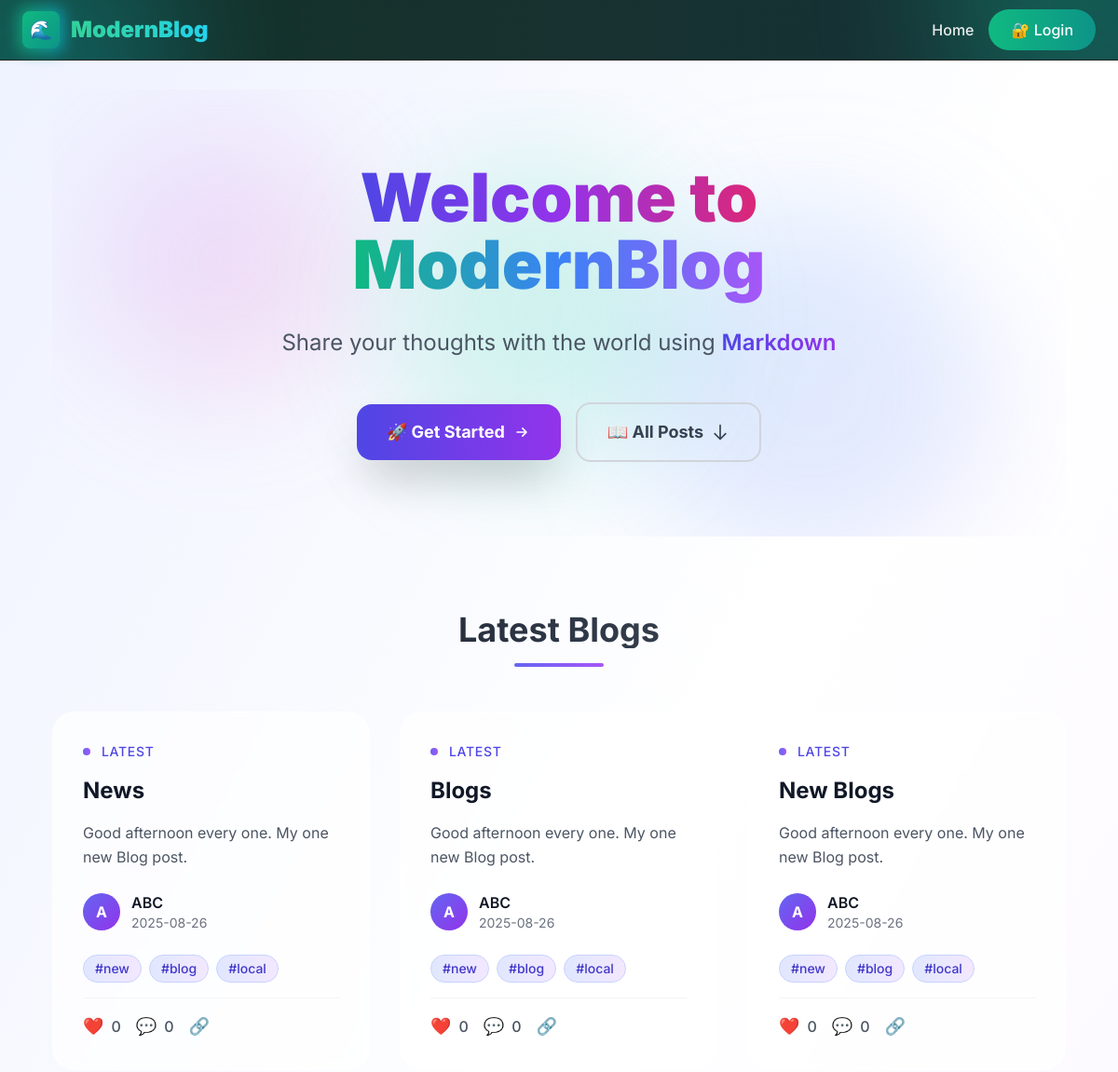
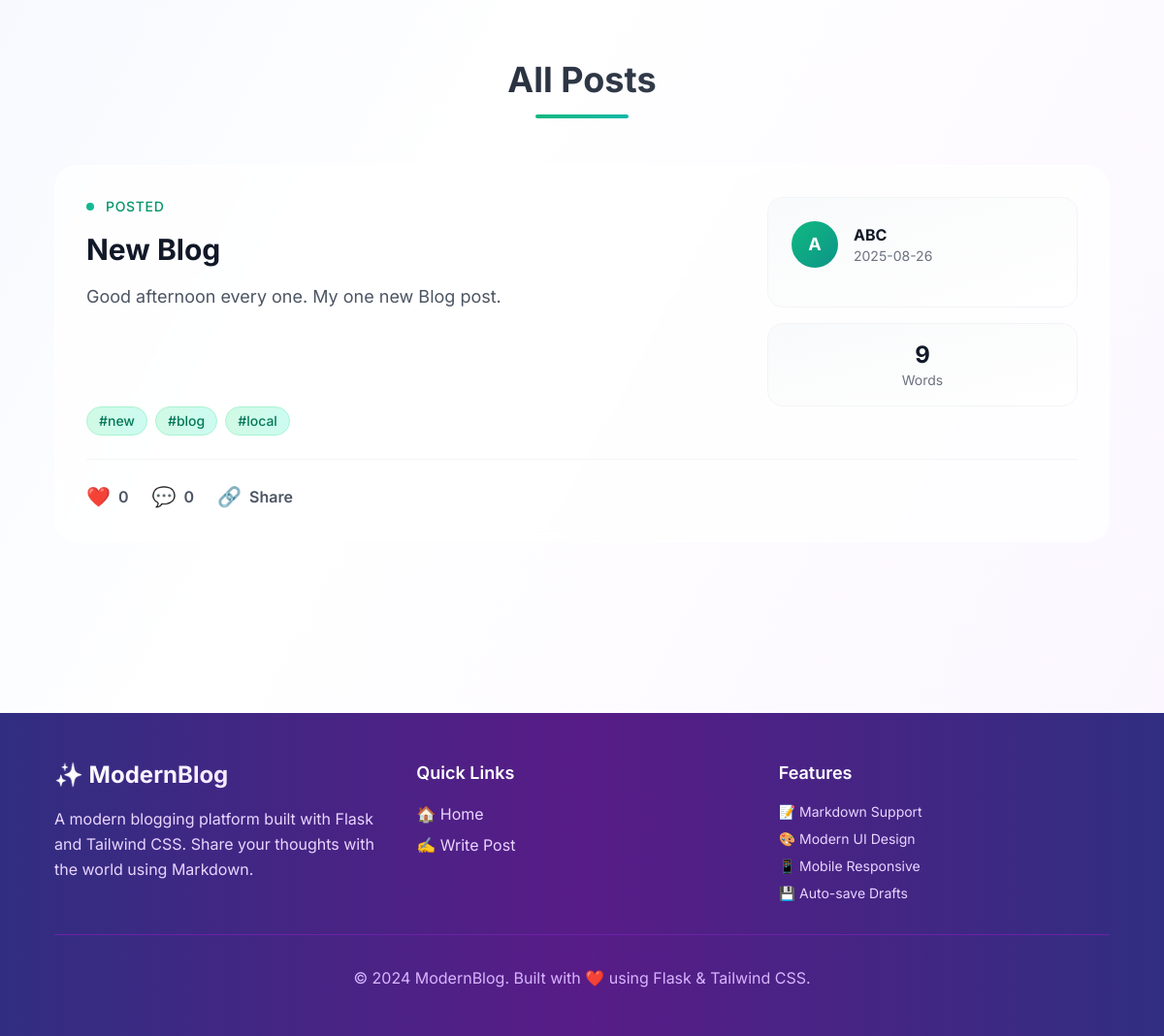
Before: / with the older database file (2 pictures, top to bottom).
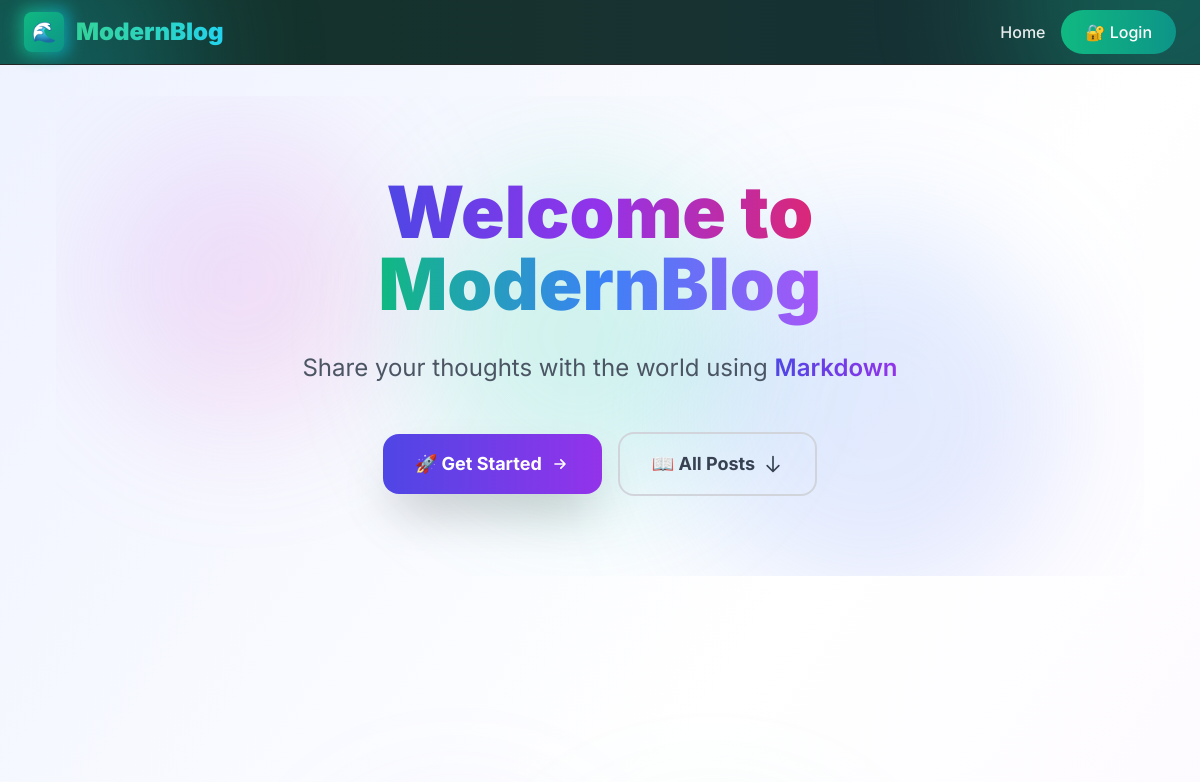
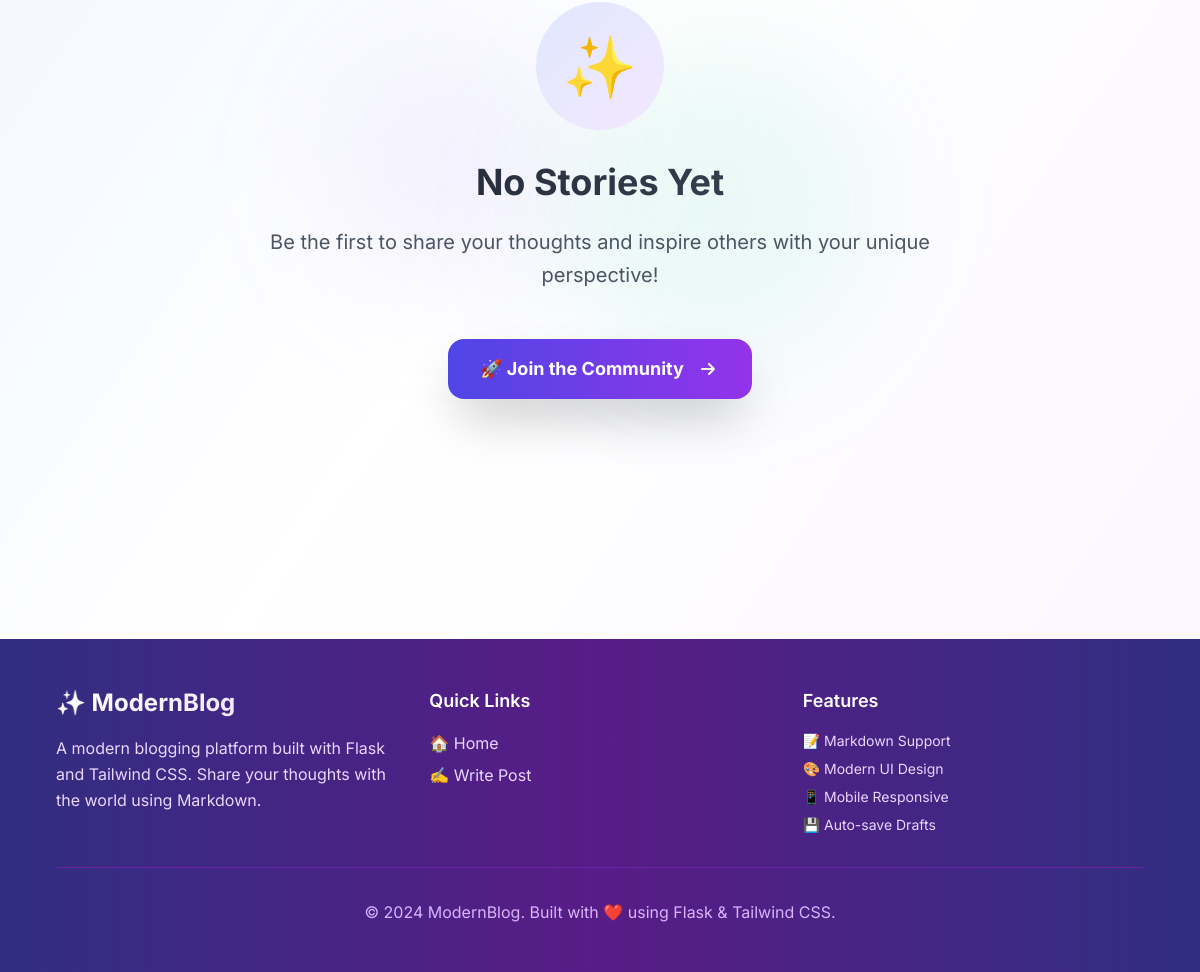
After: the same page with the newer database file (2 pictures, top to bottom).
### app.py (models this page shows)
class Blog(db.Model):
    id = db.Column(db.String(200), primary_key=True)
    title = db.Column(db.String(200), nullable=False)
    content = db.Column(db.Text, nullable=False)
    author = db.Column(db.String(80), nullable=False)
    tags = db.Column(db.Text, default='[]')
    word_count = db.Column(db.Integer, default=0)
    reading_time = db.Column(db.Integer, default=1)
    created_at = db.Column(db.DateTime, default=datetime.utcnow)
    updated_at = db.Column(db.DateTime)
    likes = db.Column(db.Integer, default=0)
    liked_by = db.Column(db.Text, default='[]')
    comments = db.Column(db.Text, default='[]')

### app.py (the view)
@app.route('/')
def index():
    blogs = get_all_blogs()
    follows = load_follows()
    current_user_follows = follows.get(session.get('user', ''), [])
    for blog in blogs:
        blog['author_info'] = get_user_info(blog.get('author', ''))
        blog['is_following'] = blog.get('author') in current_user_follows
    return render_template('index.html', blogs=blogs)

### app.py (called while the page is built)
def get_all_blogs():
    blogs = Blog.query.order_by(Blog.created_at.desc()).all()
    blog_list = []
    for blog in blogs:
        blog_dict = {
            'id': blog.id,
            'title': blog.title,
            'content': blog.content,
            'author': blog.author,
            'tags': json.loads(blog.tags),
            'word_count': blog.word_count,
            'reading_time': blog.reading_time,
            'created_at': blog.created_at.isoformat(),
            'likes': blog.likes,
            'liked_by': json.loads(blog.liked_by),
            'comments': json.loads(blog.comments)
        }
        if blog.updated_at:
            blog_dict['updated_at'] = blog.updated_at.isoformat()
        blog_list.append(blog_dict)
    return blog_list

def load_follows():
    follows = {}
    for follow in Follow.query.all():
        if follow.follower not in follows:
            follows[follow.follower] = []
        follows[follow.follower].append(follow.following)
    return follows

def get_user_info(username):
    user = User.query.filter_by(username=username).first()
    if user:
        return json.loads(user.personal_info)
    return {}

### templates/index.html (shortened to what the changed rows need)
{% extends "base.html" %}
{% block content %}
<div class="relative overflow-hidden mb-20">
    <div class="text-center py-20 px-4 relative">
        <div class="animate-fade-in">
            <h1 class="text-5xl sm:text-6xl lg:text-7xl font-black mb-8 leading-tight">
                <span class="bg-gradient-to-r from-indigo-600 via-purple-600 to-pink-600 bg-clip-text text-transparent animate-pulse">
                </span>
                <br>
                <span class="bg-gradient-to-r from-emerald-500 via-blue-500 to-purple-500 bg-clip-text text-transparent">
                </span>
            </h1>
        </div>
    </div>
</div>
{% if blogs %}
<div class="mb-16">
    <div class="text-center mb-12">
        <h2 class="text-4xl font-bold bg-gradient-to-r from-gray-900 to-gray-600 bg-clip-text text-transparent mb-4">Latest Blogs</h2>
        <div class="w-24 h-1 bg-gradient-to-r from-indigo-500 to-purple-500 mx-auto rounded-full"></div>
    </div>
    {% if blogs[:3] %}
    <div class="grid grid-cols-1 md:grid-cols-2 lg:grid-cols-3 gap-8 mb-12">
        {% for blog in blogs[:3] %}
        <article class="group relative bg-white/70 backdrop-blur-sm border border-white/50 rounded-3xl p-8 cursor-pointer transform hover:scale-105 transition-all duration-500 hover:shadow-2xl hover:shadow-indigo-500/10 overflow-hidden animate-fade-in"
                 style="animation-delay: {{ loop.index0 * 0.2 }}s;"
                 onclick="window.location.href='{{ url_for('view_blog', blog_id=blog.id) }}'">
            <div class="relative z-10">
                <div class="flex items-center mb-4">
                    <div class="w-2 h-2 bg-gradient-to-r from-indigo-500 to-purple-500 rounded-full mr-3 animate-pulse"></div>
                    <span class="text-sm font-medium text-indigo-600 uppercase tracking-wider">Latest</span>
                </div>
                <h2 class="text-2xl font-bold text-gray-900 mb-4 group-hover:text-indigo-600 transition-colors duration-300 line-clamp-2">
                    {{ blog.title }}
                </h2>
                <div class="text-gray-600 mb-6 leading-relaxed line-clamp-3">
                    {{ blog.content[:150] }}{% if blog.content|length > 150 %}...{% endif %}
                </div>
                <div class="flex items-center justify-between mb-6">
                    <div class="flex items-center space-x-3">
                        <div class="w-10 h-10 bg-gradient-to-br from-indigo-500 to-purple-600 rounded-full flex items-center justify-center text-white font-bold">
                            {{ blog.author[0].upper() }}
                        </div>
                        <div>
                            <div class="font-semibold text-gray-900">{{ blog.author }}</div>
                            <div class="text-sm text-gray-500">{{ blog.created_at[:10] }}</div>
                        </div>
                    </div>
                </div>
                {% if blog.tags %}
                <div class="flex flex-wrap gap-2 mb-4">
                    {% for tag in blog.tags %}
                    <span class="px-3 py-1 bg-gradient-to-r from-indigo-100 to-purple-100 text-indigo-700 text-sm font-medium rounded-full border border-indigo-200">
                        #{{ tag }}
                    </span>
                    {% endfor %}
                </div>
                {% endif %}
                <div class="flex items-center justify-between pt-4 border-t border-gray-100">
                    <div class="flex items-center space-x-4">
                        <button onclick="likePostFromCard('{{ blog.id }}'); event.stopPropagation();" class="flex items-center space-x-2 text-gray-600 hover:text-red-500 transition-colors group/like">
                            <span class="text-lg group-hover/like:scale-125 transition-transform">❤️</span>
                            <span class="font-medium like-count-{{ blog.id }}">{{ blog.likes or 0 }}</span>
                        </button>
                        <button onclick="window.location.href='{{ url_for('view_blog', blog_id=blog.id) }}#commentsSection'; event.stopPropagation();" class="flex items-center space-x-2 text-gray-600 hover:text-blue-500 transition-colors group/comment">
                            <span class="text-lg group-hover/comment:scale-125 transition-transform">💬</span>
                            <span class="font-medium">{{ blog.comments|length if blog.comments else 0 }}</span>
                        </button>
                        <button onclick="sharePostFromCard('{{ blog.id }}', '{{ blog.title }}'); event.stopPropagation();" class="flex items-center space-x-2 text-gray-600 hover:text-green-500 transition-colors group/share">
                            <span class="text-lg group-hover/share:scale-125 transition-transform">🔗</span>
                        </button>
                    </div>
                </div>
                {% set author_info = get_user_info(blog.author) %}
            </div>
        </article>
        {% endfor %}
    </div>
    {% endif %}
</div>
{% if blogs|length > 3 %}
<div id="all-posts-section" class="mb-16">
    <div class="text-center mb-12">
        <h2 class="text-4xl font-bold bg-gradient-to-r from-gray-900 to-gray-600 bg-clip-text text-transparent mb-4">All Posts</h2>
        <div class="w-24 h-1 bg-gradient-to-r from-emerald-500 to-teal-500 mx-auto rounded-full"></div>
    </div>
    <div class="space-y-8">
        {% for blog in blogs[3:] %}
        <article class="group relative bg-white/70 backdrop-blur-sm border border-white/50 rounded-3xl p-8 cursor-pointer transform hover:scale-[1.02] transition-all duration-500 hover:shadow-2xl hover:shadow-emerald-500/10 overflow-hidden animate-fade-in"
                 style="animation-delay: {{ (loop.index0 + 3) * 0.1 }}s;"
                 onclick="window.location.href='{{ url_for('view_blog', blog_id=blog.id) }}'">
            <div class="relative z-10">
                <div class="flex flex-col lg:flex-row lg:items-start gap-6">
                    <div class="flex-1">
                        <div class="flex items-center mb-4">
                            <div class="w-2 h-2 bg-gradient-to-r from-emerald-500 to-teal-500 rounded-full mr-3 animate-pulse"></div>
                            <span class="text-sm font-medium text-emerald-600 uppercase tracking-wider">Posted</span>
                        </div>
                        <h2 class="text-3xl font-bold text-gray-900 mb-4 group-hover:text-emerald-600 transition-colors duration-300">
                            {{ blog.title }}
                        </h2>
                        <div class="text-gray-600 mb-6 leading-relaxed text-lg">
                            {{ blog.content[:200] }}{% if blog.content|length > 200 %}...{% endif %}
                        </div>
                    </div>
                    <div class="lg:w-80 space-y-4">
                        <div class="bg-gradient-to-br from-gray-50 to-white rounded-2xl p-6 border border-gray-100">
                            <div class="flex items-center space-x-4 mb-4">
                                <div class="w-12 h-12 bg-gradient-to-br from-emerald-500 to-teal-600 rounded-full flex items-center justify-center text-white font-bold text-lg">
                                    {{ blog.author[0].upper() }}
                                </div>
                                <div>
                                    <div class="font-bold text-gray-900">{{ blog.author }}</div>
                                    <div class="text-sm text-gray-500">{{ blog.created_at[:10] }}</div>
                                </div>
                            </div>
                        </div>
                        {% if blog.word_count %}
                        <div class="bg-gradient-to-br from-gray-50 to-white rounded-2xl p-4 border border-gray-100">
                            <div class="text-center">
                                <div class="text-2xl font-bold text-gray-900">{{ blog.word_count }}</div>
                                <div class="text-sm text-gray-500">Words</div>
                            </div>
                        </div>
                        {% endif %}
                    </div>
                </div>
                {% if blog.tags %}
                <div class="flex flex-wrap gap-2 mb-6">
                    {% for tag in blog.tags %}
                    <span class="px-3 py-1 bg-gradient-to-r from-emerald-100 to-teal-100 text-emerald-700 text-sm font-medium rounded-full border border-emerald-200">
                        #{{ tag }}
                    </span>
                    {% endfor %}
                </div>
                {% endif %}
                <div class="flex items-center justify-between pt-6 mt-6 border-t border-gray-100">
                    <div class="flex items-center space-x-6">
                        <button onclick="likePostFromCard('{{ blog.id }}'); event.stopPropagation();" class="flex items-center space-x-2 text-gray-600 hover:text-red-500 transition-colors group/like">
                            <span class="text-xl group-hover/like:scale-125 transition-transform">❤️</span>
                            <span class="font-semibold like-count-{{ blog.id }}">{{ blog.likes or 0 }}</span>
                        </button>
                        <button onclick="window.location.href='{{ url_for('view_blog', blog_id=blog.id) }}#commentsSection'; event.stopPropagation();" class="flex items-center space-x-2 text-gray-600 hover:text-blue-500 transition-colors group/comment">
                            <span class="text-xl group-hover/comment:scale-125 transition-transform">💬</span>
                            <span class="font-semibold">{{ blog.comments|length if blog.comments else 0 }}</span>
                        </button>
                        <button onclick="sharePostFromCard('{{ blog.id }}', '{{ blog.title }}'); event.stopPropagation();" class="flex items-center space-x-2 text-gray-600 hover:text-green-500 transition-colors group/share">
                            <span class="text-xl group-hover/share:scale-125 transition-transform">🔗</span>
                            <span class="font-semibold">Share</span>
                        </button>
                    </div>
                </div>
                {% set author_info = get_user_info(blog.author) %}
            </div>
        </article>
        {% endfor %}
    </div>
</div>
{% endif %}
{% else %}
<div class="text-center py-32 relative">
    <div class="absolute inset-0 -z-10">
        <div class="absolute top-1/4 left-1/4 w-64 h-64 bg-gradient-to-br from-indigo-400/10 to-purple-400/10 rounded-full blur-3xl animate-float"></div>
        <div class="absolute bottom-1/4 right-1/4 w-80 h-80 bg-gradient-to-br from-emerald-400/10 to-teal-400/10 rounded-full blur-3xl animate-float" style="animation-delay: -3s;"></div>
    </div>
    <div class="animate-fade-in">
        <div class="w-32 h-32 bg-gradient-to-br from-indigo-100 to-purple-100 rounded-full flex items-center justify-center mx-auto mb-8 animate-float">
            <span class="text-6xl">✨</span>
        </div>
        <h3 class="text-4xl font-bold bg-gradient-to-r from-gray-900 to-gray-600 bg-clip-text text-transparent mb-6">
        </h3>
        <p class="text-xl text-gray-600 mb-12 max-w-2xl mx-auto leading-relaxed">
            Be the first to share your thoughts and inspire others with your unique perspective!
        </p>
        {% if session.user %}
        <a href="{{ url_for('add_blog') }}" class="group inline-flex items-center bg-gradient-to-r from-indigo-600 to-purple-600 text-white px-8 py-4 rounded-2xl font-bold text-lg shadow-2xl hover:shadow-purple-500/25 transform hover:scale-105 transition-all duration-300 overflow-hidden">
            <span class="relative z-10 flex items-center">
                ✍️ Write Your First Story
                <svg class="w-6 h-6 ml-3 group-hover:translate-x-1 transition-transform" fill="none" stroke="currentColor" viewBox="0 0 24 24">
                    <path stroke-linecap="round" stroke-linejoin="round" stroke-width="2" d="M13 7l5 5m0 0l-5 5m5-5H6"></path>
                </svg>
            </span>
            <div class="absolute inset-0 bg-gradient-to-r from-purple-600 to-pink-600 opacity-0 group-hover:opacity-100 transition-opacity duration-300"></div>
        </a>
        {% else %}
        <a href="{{ url_for('login') }}" class="group inline-flex items-center bg-gradient-to-r from-indigo-600 to-purple-600 text-white px-8 py-4 rounded-2xl font-bold text-lg shadow-2xl hover:shadow-purple-500/25 transform hover:scale-105 transition-all duration-300 overflow-hidden">
            <span class="relative z-10 flex items-center">
                🚀 Join the Community
                <svg class="w-6 h-6 ml-3 group-hover:translate-x-1 transition-transform" fill="none" stroke="currentColor" viewBox="0 0 24 24">
                    <path stroke-linecap="round" stroke-linejoin="round" stroke-width="2" d="M13 7l5 5m0 0l-5 5m5-5H6"></path>
                </svg>
            </span>
        </a>
        {% endif %}
    </div>
</div>
{% endif %}
{% endblock %}

Changed rows visible on the page:
removed Blog: title "News", content "Good afternoon every one. My one new Blog post.", author "A", author "ABC", created_at "2025-08-26", tags "new" "blog" "local", likes "0", comments|length "0"
removed Blog: title "Blogs", content "Good afternoon every one. My one new Blog post.", author "A", author "ABC", created_at "2025-08-26", tags "new" "blog" "local", likes "0", comments|length "0"
removed Blog: title "New Blogs", content "Good afternoon every one. My one new Blog post.", author "A", author "ABC", created_at "2025-08-26", tags "new" "blog" "local", likes "0", comments|length "0"
removed Blog: title "New Blog", content "Good afternoon every one. My one new Blog post.", author "A", author "ABC", created_at "2025-08-26", word_count "9", tags "new" "blog" "local", likes "0", comments|length "0"
Other visible differences:
text now shown: "✨ Be the first to share your thoughts and inspire others with your unique perspective! 🚀 Join the Community"
